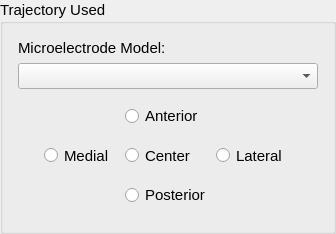
       <widget class="QGroupBox" name="postTrajUsedGB">
        <property name="font">
         <font>
          <family>Arial</family>
          <pointsize>11</pointsize>
         </font>
        </property>
        <property name="title">
         <string>Trajectory Used</string>
        </property>
        <layout class="QGridLayout" name="gridLayout_17">
         <property name="leftMargin">
          <number>15</number>
         </property>
         <property name="topMargin">
          <number>15</number>
         </property>
         <property name="rightMargin">
          <number>15</number>
         </property>
         <property name="bottomMargin">
          <number>15</number>
         </property>
         <item row="1" column="0" colspan="6" alignment="Qt::AlignHCenter">
          <widget class="QComboBox" name="postMicroModelCB">
           <property name="minimumSize">
            <size>
             <width>300</width>
             <height>0</height>
            </size>
           </property>
          </widget>
         </item>
         <item row="2" column="0" colspan="6" alignment="Qt::AlignHCenter">
          <widget class="QWidget" name="widget_4" native="true">
           <property name="minimumSize">
            <size>
             <width>0</width>
             <height>0</height>
            </size>
           </property>
           <layout class="QGridLayout" name="gridLayout_9">
            <item row="2" column="1">
             <widget class="QRadioButton" name="postPosMER">
              <property name="sizePolicy">
               <sizepolicy hsizetype="Fixed" vsizetype="Fixed">
                <horstretch>0</horstretch>
                <verstretch>0</verstretch>
               </sizepolicy>
              </property>
              <property name="minimumSize">
               <size>
                <width>70</width>
                <height>0</height>
               </size>
              </property>
              <property name="font">
               <font>
                <family>Arial</family>
                <pointsize>11</pointsize>
               </font>
              </property>
              <property name="mouseTracking">
               <bool>false</bool>
              </property>
              <property name="focusPolicy">
               <enum>Qt::NoFocus</enum>
              </property>
              <property name="styleSheet">
               <string notr="true"/>
              </property>
              <property name="text">
               <string>Posterior</string>
              </property>
              <property name="autoExclusive">
               <bool>false</bool>
              </property>
              <attribute name="buttonGroup">
               <string notr="true">trajUsedButtonGroup</string>
              </attribute>
             </widget>
            </item>
            <item row="1" column="1">
             <widget class="QRadioButton" name="postCenMER">
              <property name="sizePolicy">
               <sizepolicy hsizetype="Fixed" vsizetype="Fixed">
                <horstretch>0</horstretch>
                <verstretch>0</verstretch>
               </sizepolicy>
              </property>
              <property name="minimumSize">
               <size>
                <width>70</width>
                <height>0</height>
               </size>
              </property>
              <property name="font">
               <font>
                <family>Arial</family>
                <pointsize>11</pointsize>
               </font>
              </property>
              <property name="mouseTracking">
               <bool>false</bool>
              </property>
              <property name="focusPolicy">
               <enum>Qt::NoFocus</enum>
              </property>
              <property name="layoutDirection">
               <enum>Qt::LeftToRight</enum>
              </property>
              <property name="styleSheet">
               <string notr="true">padding-top:12px;padding-bottom:12px;</string>
              </property>
              <property name="text">
               <string>Center</string>
              </property>
              <property name="autoExclusive">
               <bool>false</bool>
              </property>
              <attribute name="buttonGroup">
               <string notr="true">trajUsedButtonGroup</string>
              </attribute>
             </widget>
            </item>
            <item row="1" column="2">
             <widget class="QRadioButton" name="postLatMER">
              <property name="sizePolicy">
               <sizepolicy hsizetype="Fixed" vsizetype="Fixed">
                <horstretch>0</horstretch>
                <verstretch>0</verstretch>
               </sizepolicy>
              </property>
              <property name="minimumSize">
               <size>
                <width>75</width>
                <height>0</height>
               </size>
              </property>
              <property name="font">
               <font>
                <family>Arial</family>
                <pointsize>11</pointsize>
               </font>
              </property>
              <property name="mouseTracking">
               <bool>false</bool>
              </property>
              <property name="focusPolicy">
               <enum>Qt::NoFocus</enum>
              </property>
              <property name="styleSheet">
               <string notr="true">padding-top:12px;padding-bottom:12px;</string>
              </property>
              <property name="text">
               <string>Lateral</string>
              </property>
              <property name="autoExclusive">
               <bool>false</bool>
              </property>
              <attribute name="buttonGroup">
               <string notr="true">trajUsedButtonGroup</string>
              </attribute>
             </widget>
            </item>
            <item row="0" column="1">
             <widget class="QRadioButton" name="postAntMER">
              <property name="sizePolicy">
               <sizepolicy hsizetype="Fixed" vsizetype="Fixed">
                <horstretch>0</horstretch>
                <verstretch>0</verstretch>
               </sizepolicy>
              </property>
              <property name="minimumSize">
               <size>
                <width>70</width>
                <height>0</height>
               </size>
              </property>
              <property name="font">
               <font>
                <family>Arial</family>
                <pointsize>11</pointsize>
               </font>
              </property>
              <property name="mouseTracking">
               <bool>false</bool>
              </property>
              <property name="focusPolicy">
               <enum>Qt::NoFocus</enum>
              </property>
              <property name="styleSheet">
               <string notr="true"/>
              </property>
              <property name="text">
               <string>Anterior</string>
              </property>
              <property name="autoExclusive">
               <bool>false</bool>
              </property>
              <attribute name="buttonGroup">
               <string notr="true">trajUsedButtonGroup</string>
              </attribute>
             </widget>
            </item>
            <item row="1" column="0">
             <widget class="QRadioButton" name="postMedMER">
              <property name="sizePolicy">
               <sizepolicy hsizetype="Fixed" vsizetype="Fixed">
                <horstretch>0</horstretch>
                <verstretch>0</verstretch>
               </sizepolicy>
              </property>
              <property name="minimumSize">
               <size>
                <width>75</width>
                <height>0</height>
               </size>
              </property>
              <property name="font">
               <font>
                <family>Arial</family>
                <pointsize>11</pointsize>
               </font>
              </property>
              <property name="mouseTracking">
               <bool>false</bool>
              </property>
              <property name="focusPolicy">
               <enum>Qt::NoFocus</enum>
              </property>
              <property name="styleSheet">
               <string notr="true">padding-top:12px;padding-bottom:12px;</string>
              </property>
              <property name="text">
               <string>Medial</string>
              </property>
              <property name="autoExclusive">
               <bool>false</bool>
              </property>
              <attribute name="buttonGroup">
               <string notr="true">trajUsedButtonGroup</string>
              </attribute>
             </widget>
            </item>
           </layout>
          </widget>
         </item>
         <item row="0" column="0" colspan="6">
          <widget class="QLabel" name="planAntMedMERLabel_2">
           <property name="sizePolicy">
            <sizepolicy hsizetype="MinimumExpanding" vsizetype="Preferred">
             <horstretch>0</horstretch>
             <verstretch>0</verstretch>
            </sizepolicy>
           </property>
           <property name="minimumSize">
            <size>
             <width>102</width>
             <height>0</height>
            </size>
           </property>
           <property name="font">
            <font>
             <family>Arial</family>
             <pointsize>11</pointsize>
            </font>
           </property>
           <property name="text">
            <string>Microelectrode Model:</string>
           </property>
           <property name="alignment">
            <set>Qt::AlignLeading|Qt::AlignLeft|Qt::AlignVCenter</set>
           </property>
          </widget>
         </item>
        </layout>
       </widget>
